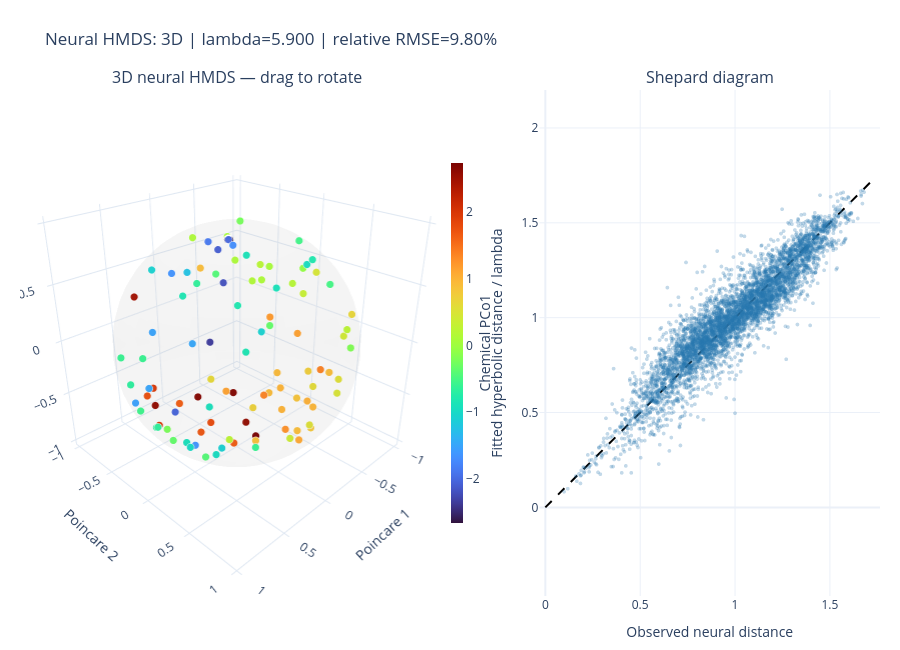

Here is the notebook cell this chart was saved with:
### Markdown cell above
### 神经 HMDS：绘制本次三维结果

使用上一个拟合单元产生的结果和图文件，不默认加载任何历史日期的存档。

### Code cell
from pathlib import Path
import json
import pandas as pd
from IPython.display import display

# Fixed chemical reference determines color; each embedding keeps its own distances.
from pathlib import Path
import sys
import importlib
color_root = next(root for root in (Path.cwd(), Path.cwd().parent)
                  if (root / 'notebook/chemical_colors.py').is_file())
if str(color_root / 'notebook') not in sys.path:
    sys.path.insert(0, str(color_root / 'notebook'))
import chemical_colors
importlib.reload(chemical_colors)
from chemical_colors import build_chemical_colors, mpl_colors, plotly_colors, mpl_colorbar_kwargs
if 'chemical_color_mapping' not in globals() or 'scores' not in chemical_color_mapping:
    if 'chemical_rdm' not in globals():
        raise RuntimeError('Run 化学 RDM 单元 then the color setup in 二维 MDS 单元 or 化学配色单元; no neural fit is needed')
    chemical_color_mapping = build_chemical_colors(chemical_rdm)
# Reuse this frozen mapping even when plotting a different RDM or sample order.
# Run 化学配色单元 explicitly to replace the reference or colormap.

# The immediately preceding fit supplies both the bundle and its output directory.
if not isinstance(globals().get('hmds_3d_bundle'), dict) or globals().get('hmds_3d_directory') is None:
    raise RuntimeError('Run the current 2D and 3D fitting cells first; no historical fit is loaded automatically')
hmds_3d_fit = hmds_3d_bundle['fit']
hmds_3d_reference = hmds_3d_bundle['reference']
hmds_3d_coordinates = hmds_3d_fit['display_coordinates']
hmds_3d_report = hmds_3d_bundle['report']

display(hmds_3d_bundle['comparison'].style.format({
    'lambda_value': '{:.5f}', 'mean_nll': '{:.6f}',
    'relative_rmse': '{:.2%}', 'projected_gradient': '{:.2e}',
}))
display(pd.Series({
    'samples': hmds_3d_report['n_samples'],
    'observed pairs': hmds_3d_report['n_pairs'],
    'checked parameters': hmds_3d_report['checked_parameters'],
    'all numerical gradient checks passed': hmds_3d_report['all_gradient_checks_passed'],
    'joint gradient converged': hmds_3d_fit['diagnostics']['joint_gradient_converged'],
    'stop reason': hmds_3d_fit['diagnostics']['stop_reason'],
}, name='3D HMDS diagnostics').to_frame())

# Frechet-centered Poincare coordinates: centering preserves all distances.
# Colors use the fixed chemical PCo1 colors; the sphere is the ideal boundary, not a fitted bound.
# Shepard uses hyperbolic distance / lambda, not Euclidean distances in this ball.
hmds_3d_figure_spec = json.loads(
    (hmds_3d_directory / 'neural_hmds_3d.json').read_text(encoding='utf-8')
)
for trace in hmds_3d_figure_spec['data']:
    if trace.get('type') == 'scatter3d' and trace.get('mode') == 'markers':
        # Older saved figures store AID in customdata; newer ones store IDs in text.
        trace_ids = trace.get('text')
        if trace_ids is None:
            trace_ids = [row[0] for row in trace['customdata']]
        trace['marker'].update(plotly_colors(chemical_color_mapping, trace_ids))
        trace['marker']['colorbar'].update(x=.49, len=.75, thickness=12)
        trace['text'] = list(trace_ids)
        trace['customdata'] = chemical_color_mapping['scores'].reindex(trace_ids).tolist()
        trace['hovertemplate'] = '%{text}<br>Chemical PCo1: %{customdata:.3f}<br>x=%{x:.4f}<br>y=%{y:.4f}<br>z=%{z:.4f}<extra></extra>'
hmds_3d_figure_spec.setdefault('layout', {})['meta'] = chemical_colors.color_provenance(chemical_color_mapping)
display({'application/vnd.plotly.v1+json': hmds_3d_figure_spec}, raw=True)
print(chemical_color_mapping['note'])
print('拖动左图旋转；悬停查看 sample / AID。右图虚线为 y = x。')
print(f"3D 相对距离误差：{hmds_3d_fit['diagnostics']['relative_rmse']:.2%}；这是拟合误差，不是交叉验证误差。")
print('当前结果为已检查初始解中的最低 loss 局部解，尚不能证明全局最优。')
print('本次生成的交互图：', hmds_3d_directory / 'neural_hmds_3d.html')

### Figure 1 — Plotly figure (JSON) as saved in the notebook; plotly's stock layout.template omitted (floating-point values rounded to 4 significant figures; data arrays with more than 128 entries replaced by an {"elided": "..."} marker saying what was removed)
{"data": [{"colorscale": [[0, "#aaaaaa"], [1, "#aaaaaa"]], "hoverinfo": "skip", "name": "Unit ball", "opacity": 0.055, "scene": "scene", "showscale": false, "type": "surface", "x": {"elided": "25x49 float values"}, "y": {"elided": "25x49 float values"}, "z": {"elided": "25x49 float values"}}, {"customdata": [1.361, -1.085, 0.9394, 1.03, 0.8498, 1.002, 0.9971, 0.9246, 1.147, 0.7015, 0.9834, 0.6243, 1.141, 0.4595, 0.9116, 1.375, 1.207, 0.5546, 0.7488, 0.5985, 0.8066, 1.083, 0.9085, 0.6502, 0.8814, 1.255, 0.409, 0.5299, 0.2329, 0.2321, 0.4801, 0.3854, -0.3449, -0.4255, -0.2257, -0.598, -0.8824, -0.5997, -0.5599, -0.6654, -0.6648, -0.5983, -0.644, 0.201, 0.1053, -0.5395, -0.2479, 0.1191, -0.3447, -0.8937, -0.8343, -0.4322, 0.1185, 0.1435, 0.195, -1.087, -0.0695, -0.956, 0.3212, 0.06634, -0.8031, -0.1886, 0.06864, -0.5203, -0.9637, 2.58, 2.736, 2.681, 2.673, 1.662, 1.978, 1.756, 1.7, 2.596, 1.987, 1.787, 2.483, 2.234, 1.634, 0.9068, -0.8124, -1.493, -1.243, -0.6744, -0.8301, -1.104, -0.9941, -0.923, -1.689, -1.538, -1.645, -2.074, -2.193, -2.392, -2.347, -2.108, -2.203, -2.044, -1.886, -2.026, -0.9163, -1.49, -1.51, -2.667, -2.534, -1.63], "hovertemplate": "%{text}<br>Chemical PCo1: %{customdata:.3f}<br>x=%{x:.4f}<br>y=%{y:.4f}<br>z=%{z:.4f}<extra></extra>", "marker": {"cmax": 2.736, "cmin": -2.667, "color": [1.361, -1.085, 0.9394, 1.03, 0.8498, 1.002, 0.9971, 0.9246, 1.147, 0.7015, 0.9834, 0.6243, 1.141, 0.4595, 0.9116, 1.375, 1.207, 0.5546, 0.7488, 0.5985, 0.8066, 1.083, 0.9085, 0.6502, 0.8814, 1.255, 0.409, 0.5299, 0.2329, 0.2321, 0.4801, 0.3854, -0.3449, -0.4255, -0.2257, -0.598, -0.8824, -0.5997, -0.5599, -0.6654, -0.6648, -0.5983, -0.644, 0.201, 0.1053, -0.5395, -0.2479, 0.1191, -0.3447, -0.8937, -0.8343, -0.4322, 0.1185, 0.1435, 0.195, -1.087, -0.0695, -0.956, 0.3212, 0.06634, -0.8031, -0.1886, 0.06864, -0.5203, -0.9637, 2.58, 2.736, 2.681, 2.673, 1.662, 1.978, 1.756, 1.7, 2.596, 1.987, 1.787, 2.483, 2.234, 1.634, 0.9068, -0.8124, -1.493, -1.243, -0.6744, -0.8301, -1.104, -0.9941, -0.923, -1.689, -1.538, -1.645, -2.074, -2.193, -2.392, -2.347, -2.108, -2.203, -2.044, -1.886, -2.026, -0.9163, -1.49, -1.51, -2.667, -2.534, -1.63], "colorbar": {"len": 0.75, "thickness": 12, "title": {"side": "right", "text": "Chemical PCo1"}, "x": 0.49}, "colorscale": {"elided": "256x2 mixed values"}, "line": {"color": "white", "width": 0.3}, "showscale": true, "size": 4.5}, "mode": "markers", "scene": "scene", "showlegend": false, "text": ["A019", "A206", "A001", "A002", "A005", "A006", "A007", "A008", "A009", "A010", "A011", "A013", "A014", "A015", "A016", "A017", "A020", "A021", "A022", "A023", "A024", "A025", "A026", "A029", "A034", "A038", "A040", "A041", "A044", "A045", "A048", "A049", "A065", "A073", "A074", "A075", "A077", "A079", "A080", "A084", "A085", "A093", "A095", "A110", "A113", "A118", "A128", "A132", "A136", "A137", "A138", "A139", "A146", "A148", "A151", "A165", "A178", "A179", "A181", "A184", "A187", "A189", "A199", "A200", "A215", "A226", "A228", "A231", "A232", "A234", "A235", "A236", "A237", "A238", "A240", "A241", "A246", "A247", "A248", "A249", "A253", "A255", "A257", "A258", "A260", "A264", "A266", "A268", "A269", "A285", "A287", "A288", "A289", "A290", "A291", "A292", "A293", "A294", "A295", "A296", "A297", "A298", "A299", "A300", "A302", "A305"], "type": "scatter3d", "x": [0.4492, -0.713, -0.6372, -0.4417, -0.5255, -0.5384, -0.3617, -0.4483, -0.8302, -0.2701, -0.3514, -0.1433, -0.2192, -0.8239, -0.6185, -0.6943, -0.8033, -0.439, -0.6895, -0.5785, -0.0253, 0.04377, -0.1762, -0.4809, 0.01907, -0.1917, -0.7794, 0.03368, 0.1788, -0.7043, -0.1974, 0.2075, 0.6808, 0.5903, 0.8863, 0.8295, 0.2227, 0.199, 0.8595, 0.712, 0.8615, 0.4115, -0.3323, -0.7327, -0.5587, -0.4136, -0.1265, -0.1187, 0.3329, -0.8604, -0.5598, -0.4938, 0.2399, -0.7512, -0.9193, 0.1892, -0.8519, -0.8319, -0.9489, 0.1782, -0.7407, -0.4693, -0.7926, -0.8173, 0.4672, -0.1685, -0.1037, -0.323, -0.008943, 0.1215, 0.3822, 0.4907, 0.2326, 0.4628, 0.5849, 0.06711, 0.5561, 0.2051, 0.1983, -0.3559, -0.6689, 0.9388, 0.5556, 0.9356, 0.654, 0.5854, 0.7718, 0.6802, 0.2308, 0.7455, 0.5185, 0.2147, 0.2133, 0.2103, -0.3305, 0.3191, 0.457, 0.3692, 0.275, 0.2167, 0.7572, 0.7493, 0.2474, 0.2102, 0.2203, 0.4665], "y": [0.7169, -0.3799, -0.1009, 0.4212, 0.2373, 0.03041, 0.205, -0.0296, -0.03562, -0.06115, 0.5532, -0.4839, -0.3602, 0.1417, 0.5006, 0.3533, -0.357, 0.7231, 0.2221, 0.3699, 0.7873, 0.7322, 0.5381, 0.764, 0.2481, 0.3971, 0.5069, 0.8178, 0.08959, 0.5849, 0.8844, 0.7743, -0.04094, 0.244, 0.1603, -0.4498, 0.3179, 0.4151, -0.2004, -0.2115, 0.01288, -0.7553, -0.8574, -0.4302, -0.5814, 0.2674, -0.09068, -0.6461, 0.651, -0.3372, -0.4365, -0.7702, 0.4825, -0.546, -0.1951, -0.8366, -0.02783, 0.02892, -0.08666, 0.08168, 0.1561, 0.7901, -0.3724, 0.2987, 0.2326, -0.05017, 0.1343, -0.3705, -0.5215, 0.08646, -0.6724, -0.619, -0.2141, -0.5494, -0.3448, -0.2659, -0.5976, 0.1224, -0.5409, -0.8281, -0.6576, 0.04435, 0.06485, -0.1902, 0.1253, 0.4255, 0.2801, 0.1267, 0.1922, -0.4297, -0.1549, 0.1243, 0.131, 0.1317, -0.6923, 0.1308, 0.3267, -0.3923, -0.01903, 0.133, 0.4873, 0.3214, -0.8093, 0.1395, 0.1282, -0.02198], "z": [0.01704, -0.2794, -0.5842, -0.5732, -0.6634, -0.652, -0.7248, -0.6909, -0.2162, -0.787, -0.5309, -0.6086, -0.7192, 0.4353, -0.3265, -0.3898, -0.146, -0.2256, -0.4569, -0.507, -0.4632, -0.5714, -0.6927, 0.3516, -0.8452, -0.7576, -0.0331, -0.3917, -0.8326, 0.08187, -0.1791, -0.45, -0.6475, -0.7061, -0.3339, 0.008886, 0.8899, -0.7308, -0.3556, -0.5907, -0.4012, -0.2799, 0.1878, 0.3811, 0.4294, 0.8381, 0.9795, 0.7234, 0.4954, 0.1402, -0.4629, 0.2614, 0.7569, 0.184, 0.2097, 0.4649, 0.4196, 0.4744, 0.1319, 0.9619, 0.5738, 0.07465, 0.3626, 0.3696, -0.7568, -0.8917, -0.9161, -0.785, -0.7604, -0.9007, -0.5605, -0.5696, -0.8815, -0.6496, -0.699, -0.8852, 0.3982, 0.9631, -0.7469, 0.3413, -0.07925, -0.008255, 0.784, -0.08006, 0.6523, -0.5248, -0.4957, -0.5808, 0.9349, -0.4393, 0.707, 0.9619, 0.9611, 0.962, -0.3652, 0.9092, 0.7525, -0.6886, 0.9226, 0.9597, -0.04506, 0.388, -0.09971, 0.9585, 0.9594, -0.7993]}, {"customdata": {"elided": "5253x2 str values"}, "hovertemplate": "%{customdata[0]} – %{customdata[1]}<br>Observed=%{x:.4f}<br>Fitted=%{y:.4f}<extra></extra>", "marker": {"color": "#2676ae", "opacity": 0.28, "size": 4}, "mode": "markers", "showlegend": false, "type": "scattergl", "x": {"elided": "5253 float values"}, "xaxis": "x", "y": {"elided": "5253 float values"}, "yaxis": "y"}, {"hoverinfo": "skip", "line": {"color": "black", "dash": "dash"}, "mode": "lines", "showlegend": false, "type": "scatter", "x": [0, 1.733], "xaxis": "x", "y": [0, 1.733], "yaxis": "y"}], "layout": {"annotations": [{"font": {"size": 16}, "showarrow": false, "text": "3D neural HMDS — drag to rotate", "x": 0.252, "xanchor": "center", "xref": "paper", "y": 1, "yanchor": "bottom", "yref": "paper"}, {"font": {"size": 16}, "showarrow": false, "text": "Shepard diagram", "x": 0.802, "xanchor": "center", "xref": "paper", "y": 1, "yanchor": "bottom", "yref": "paper"}], "height": 650, "margin": {"b": 45, "l": 20, "r": 20, "t": 90}, "meta": {"axis": 1, "cmap_name": "turbo", "color_source": "chemical reference only", "method": "classical PCoA", "n_reference_samples": 106, "negative_inertia_fraction": 0, "normalization": "linear min-max over the full fixed reference; no grouping or ranking", "note": "Colors summarize chemical PCo1 only; similar colors do not imply similar full chemical profiles.", "positive_inertia_fraction": 0.2186, "reference_metadata": {"detection_status": "Unknown from FC matrix alone; not inferred from numerical validity", "distance": "RMS difference of log2FC", "feature_selection": "Candidate set intersected with positive finite FC in every selected sample", "feature_weighting": "equal per metabolite", "metabolites": {"elided": "380 str values"}, "n_features": 380, "raw_file": "h:\\Process_temporary\\WJH\\bacteria_analysis\\data\\matrix.xlsx", "reliability": "Unverified; numerical-validity-only exploratory baseline", "sample_ids": ["A001", "A002", "A005", "A006", "A007", "A008", "A009", "A010", "A011", "A013", "A014", "A015", "A016", "A017", "A019", "A020", "A021", "A022", "A023", "A024", "A025", "A026", "A029", "A034", "A038", "A040", "A041", "A044", "A045", "A048", "A049", "A065", "A073", "A074", "A075", "A077", "A079", "A080", "A084", "A085", "A093", "A095", "A110", "A113", "A118", "A128", "A132", "A136", "A137", "A138", "A139", "A146", "A148", "A151", "A165", "A178", "A179", "A181", "A184", "A187", "A189", "A199", "A200", "A206", "A215", "A226", "A228", "A231", "A232", "A234", "A235", "A236", "A237", "A238", "A240", "A241", "A246", "A247", "A248", "A249", "A253", "A255", "A257", "A258", "A260", "A264", "A266", "A268", "A269", "A285", "A287", "A288", "A289", "A290", "A291", "A292", "A293", "A294", "A295", "A296", "A297", "A298", "A299", "A300", "A302", "A305"], "sample_scope": "Neural/chemical ID intersection", "sheet": 0, "transform": "log2 only"}, "reference_name": "cell9 molecule-equal RMS log2FC; fixed shared-bacteria reference", "reference_sha256": "130be07f460bd7eafa2d864e104ada6b53876557f3fbb11f23f7010e6e229d72", "sign_rule": "largest absolute PCo1 score positive; sample IDs sorted before decomposition", "vmax": 2.736, "vmin": -2.667}, "scene": {"aspectmode": "cube", "camera": {"eye": {"x": 1.5, "y": 1.5, "z": 1.1}}, "domain": {"x": [0, 0.504], "y": [0, 1]}, "xaxis": {"range": [-1.05, 1.05], "title": {"text": "Poincare 1"}}, "yaxis": {"range": [-1.05, 1.05], "title": {"text": "Poincare 2"}}, "zaxis": {"range": [-1.05, 1.05], "title": {"text": "Poincare 3"}}}, "title": {"text": "Neural HMDS: 3D | lambda=5.900 | relative RMSE=9.80%"}, "xaxis": {"anchor": "y", "domain": [0.604, 1], "range": [0, 1.733], "title": {"text": "Observed neural distance"}}, "yaxis": {"anchor": "x", "domain": [0, 1], "range": [0, 1.733], "scaleanchor": "x", "scaleratio": 1, "title": {"text": "Fitted hyperbolic distance / lambda"}}}}
